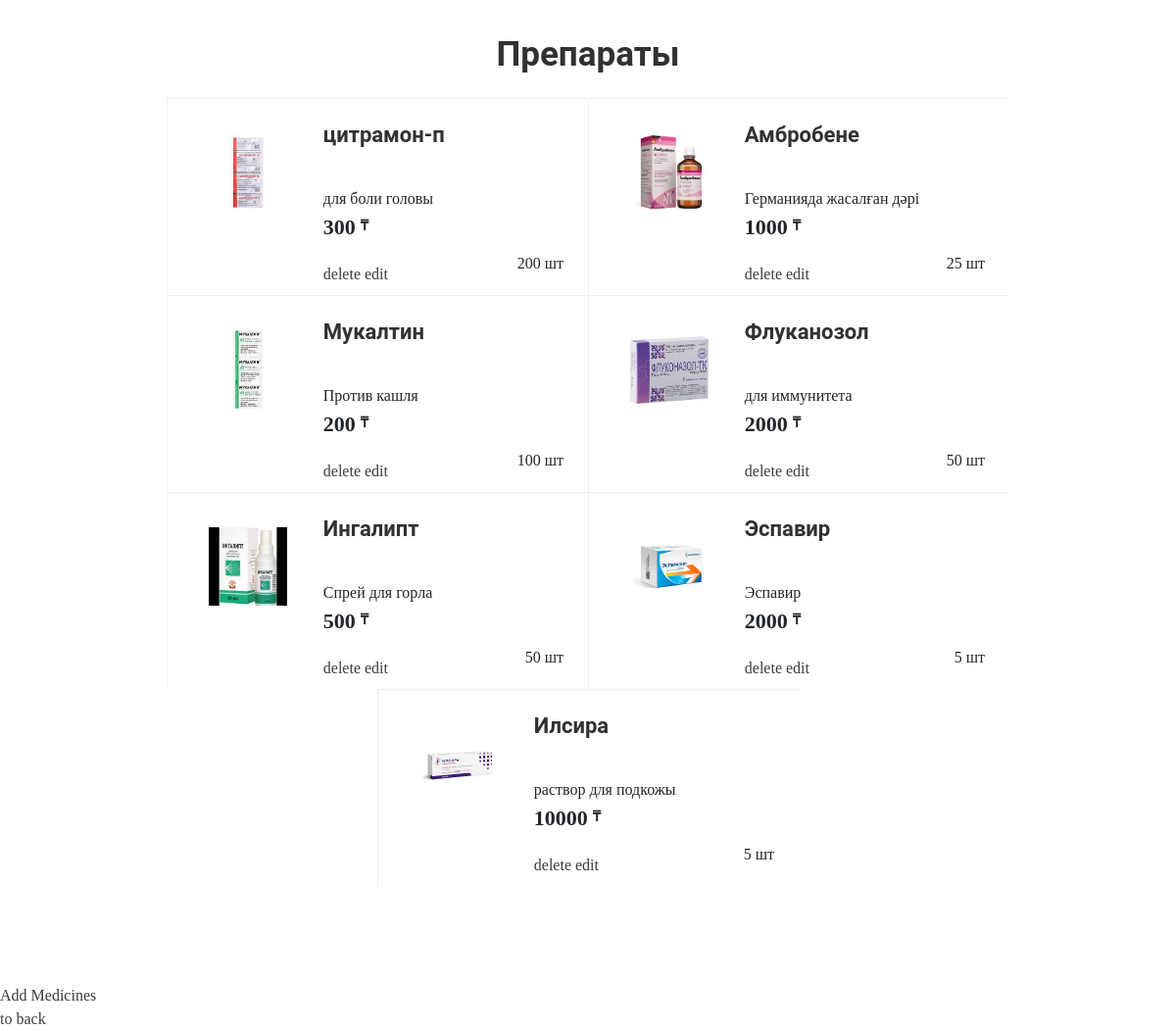
Screenshot of /admingoi/admin/med/ with the database file from the repository.
### pharmapp/models.py (models this page shows, shortened)
class Medicine(models.Model):
    name = models.CharField(max_length=100)
    description = models.TextField()
    price = models.IntegerField()
    quantity = models.IntegerField()
    image = models.ImageField(upload_to='img/')

### pharmapp/views.py (the view)
# urls.py: path('admingoi/admin/med/', medicine),
def medicine(request):
    context = {
        'medicines': Medicine.objects.all()
    }
    return render(request, 'pharmapp/admingoi.html', context)

### pharmapp/templates/pharmapp/admingoi.html (shortened to what this page needs)
<!DOCTYPE html>
{% load static %}
<html lang="en">
<head>
    <link rel="stylesheet" href="{% static 'css/style.css' %}">
</head>
<body>
    <section class="discount" style="height: 100%; margin-bottom: 100px; width: 100vw;">
        <div class="discount_title" style="text-align: center; font-size: 35px; margin-top: 30px;">Препараты</div>
        <div class="popular_product_wrap shadow-sm" style="display: flex; flex-wrap: wrap; margin: 0 auto; justify-content: center;">
        {%  for medicine in medicines %}
                <div class="popular_product_item shadow-sm">
                    <div class="popular_product_img">
                        <img src="{{ medicine.image.url }}" width="80px" alt="">
                    </div>
                    <div class="popular-product_detail">
                        <div class="discount_title">{{ medicine.name }}</div>
                        <div class="popular-product_descr" >{{medicine.description}}</div>
                        <div class="popular-product_prices">
                            <span class="popular-product_prices" >{{medicine.price}}</span>
                            <span class="popular-product_currency">₸</span>
                        </div>
                        <div class="discount_quantity">{{medicine.quantity}} шт</div>
                        <a href="/admingoi/{{medicine.id}}/delete">delete </a><a href="/admingoi/{{medicine.id}}">   edit</a>
                    </div>
                </div>
        {% endfor %}
    </div>
    </section>
    <a href="/admingoi/add">Add Medicines</a><br>
    <a href="http://127.0.0.1:8000/admingoi/admin">to back</a>
</body>
</html>

### pharmapp/static/css/style.css (style rules this page uses)
body { margin: 0; padding: 0; font-size: 1rem; font-weight: 400; line-height: 1.5; color: #212529; background-color: #fff; -webkit-text-size-adjust: 100%; -webkit-tap-highlight-color: transparent; overflow-x: hidden; }
a { text-decoration: none; color: #3c3c3c; }
.popular_product_item { display: flex; width: 389px; height: 160px; position: relative; padding: 20px; border: 1px solid #eee; border-right: none; border-bottom: none; }
.discount_title { margin-bottom: 30px; }
.popular_product_item .popular_product_img { width: 30%; max-width: 100%; height: 80px; padding: 15px 15px 0; text-align: center; margin-right: 15px; }
.popular_product_item .popular_product_img img { height: 100%; object-fit: contain; }
.popular_product_item .popular-product_detail { width: 80%; }
.discount_title { font-family: 'Roboto', sans-serif; color: #303133; font-size: 22px; height: 20px; font-weight: bold; margin-bottom: 50px; }
.discount_quantity { position: absolute; right: 25px; bottom: 20px; }
.popular_product_item .popular-product_detail .popular-product_prices { margin-bottom: 10px; display: flex; align-items: center; }
.popular_product_item .popular-product_detail .popular-product_prices span:first-child { font-size: 22px; font-weight: 600; }
.popular_product_item .popular-product_detail .popular-product_prices span:last-child { position: relative; font-size: 15px; top: -6px; margin-left: 5px; font-weight: 600; }

### rows the page displays
Medicine: image (picture), name "цитрамон-п", description "для боли головы", price "300", quantity "200"
Medicine: image (picture), name "Амбробене", description "Германияда жасалған дәрі", price "1000", quantity "25"
Medicine: image (picture), name "Мукалтин", description "Против кашля", price "200", quantity "100"
Medicine: image (picture), name "Флуканозол", description "для иммунитета", price "2000", quantity "50"
Medicine: image (picture), name "Ингалипт", description "Спрей для горла", price "500", quantity "50"
Medicine: image (picture), name "Эспавир", description "Эспавир", price "2000", quantity "5"
Medicine: image (picture), name "Илсира", description "раствор для подкожы", price "10000", quantity "5"
